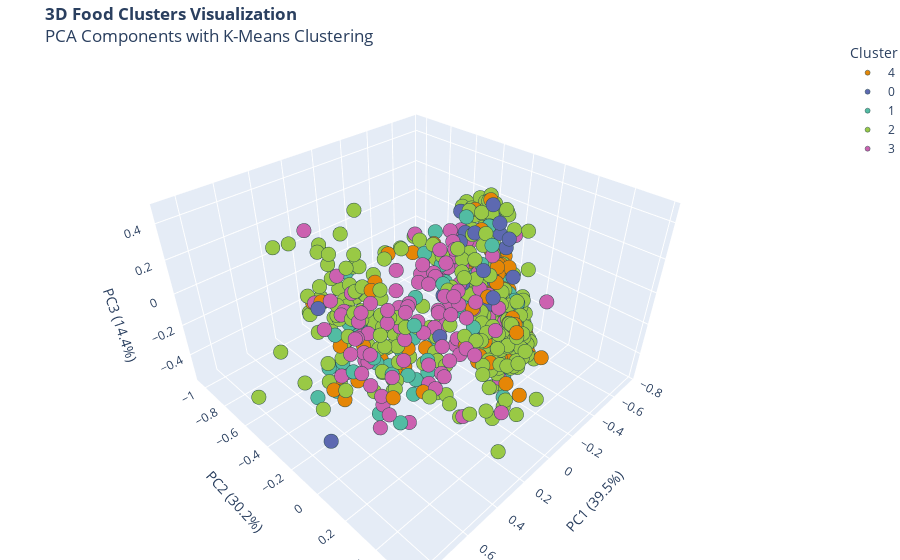

Here is the notebook cell this chart was saved with:
### Code cell
import plotly.express as px
from sklearn.decomposition import PCA

# Create 3D PCA components
pca = PCA(n_components=3)
pca_result = pca.fit_transform(df[features])
df_pca = pd.DataFrame(pca_result, columns=['PC1', 'PC2', 'PC3'])

# Add cluster and food info
df_pca['cluster'] = df['cluster'].astype(str)
df_pca['food_name'] = df['food_name']
df_pca['protein'] = df['protein_g']  # For hover info
df_pca['carbs'] = df['carb_g']       # For hover info

# Create interactive 3D plot
fig = px.scatter_3d(
    df_pca,
    x='PC1',
    y='PC2',
    z='PC3',
    color='cluster',
    hover_name='food_name',
    hover_data=['protein', 'carbs'],
    color_discrete_sequence=px.colors.qualitative.Vivid,
    title='<b>3D Food Clusters Visualization</b><br>PCA Components with K-Means Clustering'
)

# Update layout with proper closing
fig.update_layout(
    scene=dict(
        xaxis_title=f'PC1 ({pca.explained_variance_ratio_[0]*100:.1f}%)',
        yaxis_title=f'PC2 ({pca.explained_variance_ratio_[1]*100:.1f}%)',
        zaxis_title=f'PC3 ({pca.explained_variance_ratio_[2]*100:.1f}%)'
    ),
    margin=dict(l=0, r=0, b=0, t=40),
    legend_title_text='Cluster'
)

# Update markers with complete syntax
fig.update_traces(
    marker=dict(
        size=5,
        line=dict(width=0.5, color='DarkSlateGrey')
    )
)

fig.show()

### Figure 1 — Plotly figure (JSON) as saved in the notebook; plotly's stock layout.template omitted (floating-point values rounded to 4 significant figures; data arrays with more than 128 entries replaced by an {"elided": "..."} marker saying what was removed)
{"data": [{"customdata": {"elided": "127x2 float values"}, "hovertemplate": "<b>%{hovertext}</b><br><br>cluster=4<br>PC1=%{x}<br>PC2=%{y}<br>PC3=%{z}<br>protein=%{customdata[0]}<br>carbs=%{customdata[1]}<extra></extra>", "hovertext": ["Palak Paneer", "Samosa", "Paneer Tikka", "Aloo Gobi", "Idli", "Palak Chaat", "Saag Aloo", "Methi Paratha", "Kachori", "Chutney Sandwich", "Dahi Puri", "Lassi", "Bhindi Masala", "Aloo Methi", "Chilla", "Dal Fry", "Boondi Raita", "Pineapple Raita", "Vegetable Samosa", "Aloo Gajar Methi", "Laal Gobi Sabzi", "Turai (Ridge Gourd) Sabzi", "Amaranth Leaves (Chaulai) Sabzi", "Kaddu Ki Sabzi (Pumpkin)", "Cluster Beans (Gawar) Sabzi", "Bottle Gourd (lauki) with Moong Dal", "Okra (Bhindi) Masala", "Carrot and Peas Sabzi", "Brinjal (Baingan) Bharta", "Gobi (Cauliflower) Masala", "Palak (Spinach) and Toor Dal", "Shorba (Spinach Soup)", "Arbi (Colocasia) Masala", "Chow Chow (Chayote) Sabzi", "Kundru (Ivy Gourd) Masala", "Palak Puri", "Tomato Chutney with Bottle Gourd", "Lauki (Bottle Gourd) and Masoor Dal", "Beetroot and Carrot Salad", "Cabbage and Peas Sabzi", "Green Beans and Potato Sabzi", "Raw Mango and Spinach Salad", "Bitter Gourd (Karela) Stir Fry", "Karela (Bitter Gourd) with Onion", "Chow Chow (Chayote) Salad", "Chana Dal with Bottle Gourd", "Green Mango and Cucumber Salad", "Aloo-Gobhi (Potato-Cauliflower)", "Tomato and Onion Salad", "Masala Lauki", "Karela and Onion Stir Fry", "Radish (Mooli) and Moong Dal", "Spinach and Tomato Soup", "Methi and Aloo (Fenugreek and Potato) Curry", "Spicy Vegan Chickpea Wrap", "Bhakri", "Pitla", "Pohe", "Chutney", "Shengdana chutney", "Mango Mastani", "Maharashtrian Bhaji", "Karvande", "Alu Patra", "Kairi Chi Koshimbir", "Pohe Shira", "Chana Sookha", "Amti", "Batata Bhaji", "Shukto", "Beguni Bhaja", "Kolar Bora", "Papad Bhaja", "Pui Shaak Bhaja", "Roshogolla", "Chamcham", "Shondesh", "Bengali Sandesh", "Chomchom", "Bengali Baingan Bhaja", "Bengali Sondesh", "Dimer Bora", "Beguni", "Gujarati Kadhi", "Chakri", "Garlic Chutney", "Chaas", "Farsan", "Gathiya", "Khaman", "Papad", "Gajjar Halwa", "Vrat Wale Aloo", "Gujarati Bhindi", "Sev Khamani", "Methi Na Gota", "Gujarati Chaas", "Khaman Dhokla", "Bhajiya", "Masala Papad", "Papad Ki Sabzi", "Lehsun Ki Chutney", "Dosa", "Sambar", "Chutney Powder", "Chana Sundal", "Curd Vada", "Tomato Rasam", "Masala Buttermilk", "Steamed Idli", "Chettinad Idli", "Coconut Chutney", "Peerkangai Thogayal", "Neer Dosa", "Thakkali Rasam", "Steamed Rice", "Neer Mor", "Potato Masala", "Peanut Sundal", "Tomato Thokku", "Cucumber Pachadi", "Tandoori Roti", "Chapati", "Poori", "Lassi with Mint", "Lassi with Fruit", "Roti"], "legendgroup": "4", "marker": {"color": "rgb(229, 134, 6)", "line": {"color": "DarkSlateGrey", "width": 0.5}, "size": 5, "symbol": "circle"}, "mode": "markers", "name": "4", "scene": "scene", "showlegend": true, "type": "scatter3d", "x": [-0.2621, -0.3033, -0.2501, -0.4154, -0.3688, -0.4566, -0.3985, -0.3012, -0.364, -0.4033, -0.3688, -0.4982, -0.4624, -0.3832, -0.3985, -0.2461, -0.505, -0.4214, -0.3404, -0.2547, -0.3419, -0.4614, -0.3891, -0.2988, -0.3039, -0.5971, -0.3828, 0.08033, -0.1854, -0.2691, -0.5477, -0.3828, -0.2679, -0.4047, -0.3179, -0.4654, -0.2264, 0.06956, -0.2059, -0.2932, -0.6004, -0.2075, -0.07897, -0.6096, -0.2181, -0.6058, -0.2839, -0.06544, -0.3139, -0.2187, -0.2265, -0.08794, -0.2501, -0.02881, 0.6419, -0.04807, -0.2959, 0.1115, -0.1738, -0.2368, 0.06096, 0.1514, -0.208, -0.4545, 0.4203, 0.3312, 0.2385, -0.174, 0.5504, -0.4102, -0.1715, 0.6097, 0.3055, -0.5992, -0.1635, 0.3432, 0.4456, -0.43, -0.1651, 0.511, -0.06862, 0.6119, -0.2533, -0.00197, 0.1405, -0.5498, -0.3357, -0.1047, -0.1408, 0.1746, -0.2058, -0.1184, -0.3893, -0.1345, -0.2142, -0.03047, -0.1706, 0.06027, 0.04152, -0.1098, -0.1109, 0.08915, 0.1647, -0.1667, -0.02812, -0.27, 0.4932, -0.04188, -0.2465, -0.08453, 0.1052, -0.151, -0.07966, 0.05346, 0.4461, -0.4793, -0.2281, -0.1139, 0.1647, -0.3686, -0.4213, 0.2991, -0.1691, -0.008885, 0.0875, 0.2203, 0.3905], "y": [-0.3428, 0.005475, -0.5644, -0.1422, 0.01949, -0.137, -0.07522, 0.04035, 0.03635, -0.09255, -0.0481, -0.1591, -0.1414, -0.06252, -0.2613, -0.1107, -0.2285, -0.0699, -0.01128, -0.008078, -0.008496, -0.07805, -0.1092, 0.004959, -0.09862, -0.2877, -0.09752, -0.1372, -0.008536, -0.1691, -0.2138, -0.1025, -0.03379, -0.1178, -0.005485, -0.1238, -0.02382, 0.229, 0.1648, -0.02387, -0.1777, 0.02156, -0.01507, -0.2035, -0.1229, -0.2763, 0.05507, 0.28, -0.02993, 0.05645, -0.06641, 0.2222, -0.01051, 0.3108, 0.2203, 0.2937, 0.2454, 0.2437, -0.01115, 0.1935, 0.1935, 0.3353, 0.3777, -0.05521, -0.2903, -0.009646, -0.1305, 0.1268, -0.3053, -0.04712, -0.02209, -0.2393, -0.1069, -0.07202, 0.1133, -0.1904, 0.202, -0.02236, -0.09439, -0.2919, 0.1161, -0.1545, 0.1817, 0.4107, 0.2878, -0.2201, -0.002596, 0.1478, 0.2029, 0.2317, 0.0135, 0.2137, 0.1578, 0.2084, 0.08755, 0.2929, 0.2088, 0.3954, 0.3368, 0.2715, 0.129, 0.3416, 0.4404, 0.2196, 0.2885, 0.1304, -0.137, 0.314, 0.09334, 0.2696, 0.2063, 0.08368, 0.1902, 0.3459, -0.5065, -0.0543, 0.1056, 0.1358, 0.1957, -0.2273, -0.1703, -0.8031, -0.01884, -0.177, -0.3998, -0.3551, -0.1849], "z": [-0.02336, -0.133, -0.03152, 0.093, 0.07806, 0.01892, 0.04119, -0.01849, -0.0515, -0.08043, -0.1062, -0.2433, 0.01541, 0.05365, -0.0501, 0.1161, -0.1321, 0.03196, -0.0556, -0.03528, -0.05122, -0.03349, -0.1588, 0.06331, -0.05181, -0.2173, -0.005228, -0.2869, 0.01987, 0.1247, 0.01173, -0.1371, 0.04271, -0.02989, -0.1849, -0.1108, -0.01802, 0.2123, -0.1113, -0.04769, -0.03767, 0.01033, 0.08463, -0.04724, 0.01544, -0.003466, 0.00378, 0.05097, -0.02704, 0.1622, 0.04937, -0.01263, -0.03028, 0.03981, -0.01554, -0.055, -0.316, -0.09542, -0.1736, -0.3121, -0.1904, -0.05608, -0.2177, -0.3188, -0.3977, -0.0703, -0.3139, -0.1987, -0.3339, -0.1182, -0.01697, -0.3008, -0.3199, -0.3351, -0.2458, -0.2402, -0.1268, -0.1555, -0.1498, -0.1146, 0.04686, -0.3059, -0.003701, -0.3092, 0.03513, -0.1631, -0.1729, -0.1246, -0.1399, 0.2052, -0.18, -0.1459, -0.2924, -0.1174, 0.01599, -0.1124, -0.0385, 0.09873, -0.02088, -0.04575, -0.01605, -0.05895, -0.1054, 0.006558, 0.04516, -0.05197, -0.03415, 0.04459, -0.002064, -0.03569, -0.1065, -0.125, -0.1957, -0.06155, 0.005053, -0.05608, -0.1195, 0.158, -0.03028, 0.3203, 0.3762, -0.2227, 0.3602, 0.2855, 0.1742, 0.08661, 0.2022]}, {"customdata": [[0.2367, 0.7632], [0.2796, 0.5844], [0.2104, 0.6031], [0.1227, 0.4397], [0.26, 0.4658], [0.2318, 0.6921], [0.144, 0.516], [0.234, 0.5869], [0.2829, 0.6081], [0.3067, 0.5495], [0.1732, 0.6898], [0.106, 0.4558], [0.2333, 0.3484], [0.1498, 0.4026], [0.294, 0.4916], [0.2778, 0.4265], [0.3501, 0.4181], [0.3244, 0.62], [0.16, 0.5733], [0.1805, 0.6467], [0.24, 0.5733], [0.1557, 0.6375], [0.2925, 0.6288], [0.252, 0.516]], "hovertemplate": "<b>%{hovertext}</b><br><br>cluster=0<br>PC1=%{x}<br>PC2=%{y}<br>PC3=%{z}<br>protein=%{customdata[0]}<br>carbs=%{customdata[1]}<extra></extra>", "hovertext": ["Chole Bhature", "Dal Tadka", "Chana Masala", "Methi Thepla", "Masoor Dal", "Chana Pulao", "Dhokla", "Khichdi", "Dal Makhani", "Chana Dal", "Masala Khichdi", "Patra", "Moong Dal Chilla", "Chana Chaat", "Lentil and Spinach Soup", "Palak (Spinach) and Moong Dal", "Palak and Tofu Curry", "Chickpea and Spinach Wrap", "Thalipeeth", "Khandvi", "Dhokar Dalna", "Handvo", "Chana Daal", "Moong Dal"], "legendgroup": "0", "marker": {"color": "rgb(93, 105, 177)", "line": {"color": "DarkSlateGrey", "width": 0.5}, "size": 5, "symbol": "circle"}, "mode": "markers", "name": "0", "scene": "scene", "showlegend": true, "type": "scatter3d", "x": [0.0952, -0.1294, -0.2096, -0.3993, -0.1957, -0.06211, -0.3396, -0.2372, 0.06934, -0.04414, -0.1669, -0.4046, -0.3009, -0.4101, 0.2279, 0.7345, 0.4361, -0.1189, 0.01111, 0.01191, 0.873, -0.2039, 0.03284, 0.4405], "y": [0.2781, -0.02665, 0.05482, -0.07983, -0.1402, 0.1209, 0.02432, -0.01329, 0.08244, -0.04128, 0.1897, -0.03556, -0.2655, -0.1349, 0.1064, -0.1131, 0.2826, 0.1173, -0.1452, 0.1244, 0.07949, 0.1294, 0.1663, -0.3032], "z": [0.2443, 0.3555, 0.408, 0.2258, 0.2867, 0.03647, 0.2582, 0.4688, 0.2143, 0.3358, 0.1889, 0.1566, 0.32, 0.2933, 0.2377, 0.3148, 0.2248, 0.1572, -0.2128, -0.09605, -0.2052, -0.0506, 0.3057, 0.03549]}, {"customdata": {"elided": "72x2 float values"}, "hovertemplate": "<b>%{hovertext}</b><br><br>cluster=1<br>PC1=%{x}<br>PC2=%{y}<br>PC3=%{z}<br>protein=%{customdata[0]}<br>carbs=%{customdata[1]}<extra></extra>", "hovertext": ["Butter Chicken", "Mutton Rogan Josh", "Chicken Korma", "Chicken Tikka", "Keema Matar", "Chicken Shawarma", "Kadhai Paneer", "Chicken Pakora", "Prawn Curry", "Beef Curry", "Shahi Paneer", "Goat Curry", "Paneer Lababdar", "Chicken Vindaloo", "Methi Malai Murg", "Paneer Bhurji", "Laal Maas", "Shrimp Korma", "Chili Paneer with Capsicum", "Grilled Tofu with Veggie Salad", "Grilled Salmon with Broccoli", "Mutton Seekh Kebab", "Grilled Paneer with Veggie Salad", "Grilled Chicken with Avocado", "Grilled Paneer with Avocado", "Paneer and Broccoli Stir Fry", "Shorshe Ilish", "Macher Jhol", "Chingri Malai Curry", "Shorshe Paturi", "Pora Shorshe Ilish", "Macher Kalia", "Bengali Fish Fry", "Chingri Bhorta", "Shorshe Ilish Bhorta", "Macher Manna", "Chingri Malai", "Chingri Paturi", "Shorshe Bata Macher Jhol", "Chingri Machher Malai", "Shorshe Bhapa Ilish", "Chingri Bhuna", "Sorshe Ilish Bhaja", "Macher Jhol Bhuna", "Bhapa Ilish", "Shrimp Masala", "Bengali Chingri Bhuna", "Lobster Malai Curry", "Doi Maach", "Masala Prawn Curry", "Bengali Macher Kalia", "Sorshe Ilish Bhuna", "Shorshe Bata Macher Bhorta", "Chingri Malai Prawn", "Shorshe Ilish Paturi", "Shorshe Bata Machher Jhol", "Macher Bhorta", "Shorshe Ilish Bhaja", "Macher Paturi", "Bengali Macher Bhorta", "Shorshe Ilish Bhuna", "Bombil Fry", "Gilavati Kebab", "Chettinad Prawn Curry", "Spicy Fish Curry", "Lahori Chicken", "Shami Kebab", "Chicken Seekh Kebab", "Paneer Ke Kebab", "Chicken Malai Kebab", "Murgh Malai Tikka", "Kaladi Kebab"], "legendgroup": "1", "marker": {"color": "rgb(82, 188, 163)", "line": {"color": "DarkSlateGrey", "width": 0.5}, "size": 5, "symbol": "circle"}, "mode": "markers", "name": "1", "scene": "scene", "showlegend": true, "type": "scatter3d", "x": [0.1873, 0.3754, 0.1802, 0.07245, 0.1596, 0.3341, -0.05945, 0.05262, 0.4881, 0.1831, 0.08402, 0.4029, 0.162, 0.2477, 0.1207, 0.2304, 0.3482, 0.1924, -0.4118, 0.471, 0.6723, 0.1964, 0.5287, 0.3215, 0.5396, 0.581, 0.3154, 0.3398, -0.066, -0.1153, -0.1383, 0.3806, 0.2925, -0.38, 0.4405, 0.5842, 0.2503, 0.05646, 0.6869, -0.1367, -0.5784, -0.4061, -0.2241, -0.1371, 0.382, -0.1876, 0.4186, 0.0504, -0.2992, 0.3361, 0.1531, -0.2193, 0.1526, -0.2861, -0.2503, -0.2902, -0.43, -0.1826, -0.2509, -0.05158, -0.2652, -0.095, 0.6375, -0.3498, -0.158, -0.0178, 0.03417, -0.07045, 0.09671, 0.06058, -0.09042, 0.252], "y": [-0.4867, -0.4772, -0.4791, -0.769, -0.4722, -0.439, -0.2054, -0.3166, -0.4374, -0.5156, -0.1147, -0.4302, -0.224, -0.4829, -0.1683, -0.3366, -0.3794, -0.4181, -0.1628, 0.2498, 0.2939, 0.1931, -0.3005, 0.02879, 0.241, 0.03633, 0.009649, -0.1358, 0.04841, 0.1496, 0.1514, -0.1973, -0.1542, -0.03748, -0.1088, -0.2496, -0.1432, 0.3598, -0.268, 0.257, -0.1102, 0.07092, 0.2179, 0.2178, -0.1799, 0.03427, -0.02833, 0.0405, 0.08534, -0.007187, -0.1537, 0.1785, 0.2264, -0.04638, 0.1571, -0.06993, -0.04998, 0.2213, -0.00653, 0.1238, 0.05182, 0.2479, -0.03981, -0.1151, -0.3074, 0.1138, -0.08508, 0.1249, -0.0001257, -0.1702, -0.05046, 0.1255], "z": [-0.2371, -0.4404, -0.3089, -0.1083, -0.2671, -0.157, -0.3755, -0.2615, -0.3615, -0.2862, -0.4402, -0.3694, -0.39, -0.3059, -0.5037, -0.2126, -0.4504, -0.2498, -0.07282, 0.101, -0.08492, 0.2055, -0.0429, 0.2356, 0.3148, 0.05154, -0.3596, -0.2487, 0.1865, -0.05553, 0.04492, -0.1733, -0.3225, -0.2001, -0.4888, -0.3334, -0.2084, -0.3161, -0.3183, -0.01976, -0.2419, -0.2091, -0.2362, -0.394, -0.2325, -0.03132, -0.1862, 0.02976, -0.02066, -0.2329, -0.1913, 0.02475, 0.08521, -0.2076, -0.04272, -0.1287, -0.07673, 0.04766, -0.1902, -0.2171, -0.3319, -0.04341, -0.04015, 0.2731, 0.2405, 0.2928, 0.2254, 0.3747, 0.1978, 0.2638, 0.4457, 0.3193]}, {"customdata": {"elided": "379x2 float values"}, "hovertemplate": "<b>%{hovertext}</b><br><br>cluster=2<br>PC1=%{x}<br>PC2=%{y}<br>PC3=%{z}<br>protein=%{customdata[0]}<br>carbs=%{customdata[1]}<extra></extra>", "hovertext": {"elided": "379 str values"}, "legendgroup": "2", "marker": {"color": "rgb(153, 201, 69)", "line": {"color": "DarkSlateGrey", "width": 0.5}, "size": 5, "symbol": "circle"}, "mode": "markers", "name": "2", "scene": "scene", "showlegend": true, "type": "scatter3d", "x": {"elided": "379 float values"}, "y": {"elided": "379 float values"}, "z": {"elided": "379 float values"}}, {"customdata": {"elided": "122x2 float values"}, "hovertemplate": "<b>%{hovertext}</b><br><br>cluster=3<br>PC1=%{x}<br>PC2=%{y}<br>PC3=%{z}<br>protein=%{customdata[0]}<br>carbs=%{customdata[1]}<extra></extra>", "hovertext": ["Chicken Biryani", "Hyderabadi Biryani", "Mutton Biryani", "Chole Bhature with Soy Protein", "Tofu Stir-Fry with Vegetables", "Vegetable and Tofu Pulao", "Moong Dal with Quinoa", "Chana Dal and Brown Rice", "Masoor Dal with Amaranth", "Vegetable Biryani with Soy Protein", "Chicken Breast with Sweet Potato", "Beef Stir-Fry with Vegetables", "Chicken Korma with Brown Rice", "Paneer Butter Masala with Brown Rice", "Chickpea and Spinach Stir Fry", "Grilled Tofu with Quinoa", "Quinoa and Lentil Salad", "Tempeh and Tofu Stir-Fry", "Vegetable Protein-Packed Soup", "Chicken Shawarma Wrap", "Quinoa and Chickpea Salad", "Vegan Tempeh Stir-Fry with Veggies", "Tofu and Vegetable Stew", "Spicy Chicken Curry with Rice", "Grilled Tofu Wrap", "Paneer and Spinach Wrap", "Tofu and Chickpea Burger", "Chicken and Sweet Potato Salad", "Vegan Lentil Stew with Spinach", "Paneer Bhurji with Quinoa", "Chana and Tofu Salad", "Grilled Chicken with Veggie Rice", "Tofu and Bell Pepper Stir Fry", "Chicken and Avocado Salad", "Tofu and Quinoa Salad", "Chicken Tikka with Brown Rice", "Vegan Lentil Soup with Vegetables", "Chickpea and Tofu Pulao", "Chicken Tandoori with Veggie Salad", "Grilled Tofu with Hummus", "Grilled Tempeh with Steamed Veggies", "Vegetable and Tofu Stir-Fry with Rice", "Paneer and Chickpea Curry", "Vegetable Quesadilla", "Spicy Lentil Tacos", "Chickpea and Cauliflower Stew", "Quinoa and Kale Salad", "Spinach and Potato Croquettes", "Mango Chutney Chicken", "Tofu and Veggie Stir-Fry", "Spicy Mushroom and Tofu Curry", "Grilled Chicken and Avocado Salad", "Lentil and Potato Stew", "Tofu and Vegetable Kebabs", "Palak and Paneer Wrap", "Grilled Salmon Salad", "Chana and Rice", "Vegetable and Tofu Korma", "Paneer and Veggie Stuffed Paratha", "Quinoa and Veggie Stuffed Peppers", "Chickpea and Avocado Toast", "Grilled Chicken Caesar Salad", "Spinach and Mushroom Salad", "Chana and Broccoli Stir-Fry", "Vegetable Sushi Rolls", "Spicy Tofu Tacos", "Grilled Paneer with Green Salad", "Tofu and Broccoli Stir-Fry", "Vegetable Makhani", "Chickpea and Vegetable Patties", "Grilled Tofu with Asparagus", "Vegetable Pakora with Yogurt Dip", "Lentil and Sweet Potato Curry", "Chana and Spinach Sauté", "Paneer and Vegetable Skewers", "Chana Usal", "Shorshe Bata", "Kosha Mangsho", "Bengali Fish Curry", "Bengali Kathi Roll", "Macher Tenga", "Shorshe Bata Bhorta", "Rajma Masala", "Dal Baati Churma", "Masala Baati", "Chettinad Chicken Curry", "Balchao", "Kozhi Varuval", "Chili Paneer", "Chettinad Egg Curry", "South Indian Curry", "Chettinad Fish Curry", "Meen Pollichathu", "Chili Paneer with Rice", "Chettinad Mutton Curry", "Mutton Sukka", "Chettinad Pepper Chicken", "Kozhi Rasam", "Chettinad Egg Fry", "Chettinad Mutton Biryani", "Chettinad Chicken Biryani", "Spicy Fish Fry", "Chettinad Mutton Sukka", "Chettinad Chicken Masala", "Chettinad Prawn Biryani", "Rajma", "Achari Paneer", "Biryani with Raita", "Pakistani Biryani", "Paneer Do Pyaza", "Rajma Chawal", "Matar Paneer", "Chicken Tikka Masala", "Paneer Pasanda", "Vegetable Tikka", "Dal Bati Churma", "Paneer Tikka Masala", "Keema Methi", "Rajma with Rice", "Murg Pulao", "Balti Gosht", "Paneer Makhanwala"], "legendgroup": "3", "marker": {"color": "rgb(204, 97, 176)", "line": {"color": "DarkSlateGrey", "width": 0.5}, "size": 5, "symbol": "circle"}, "mode": "markers", "name": "3", "scene": "scene", "showlegend": true, "type": "scatter3d", "x": [0.3116, 0.5809, 0.3525, 0.3127, 0.2518, 0.3212, -0.02365, 0.3884, 0.4349, 0.3666, 0.4838, 0.7204, 0.2159, 0.4608, -0.006176, 0.3528, 0.3555, 0.674, 0.3955, 0.4826, 0.607, 0.05071, 0.7349, 0.4846, 0.7976, 0.6865, 0.2045, 0.617, 0.4485, 0.5906, 0.576, 0.5242, 0.4638, -0.7516, 0.2886, 0.4876, 0.4925, 0.582, 0.1342, 0.6936, 0.6346, 0.4501, 0.2276, 0.2922, 0.3695, 0.4723, 0.561, 0.1354, 0.01792, 0.1316, 0.1092, 0.262, 0.4793, 0.6574, 0.1919, 0.4121, 0.5185, 0.3257, 0.3272, 0.5248, 0.274, 0.4179, 0.17, 0.4646, 0.6587, 0.4249, 0.587, 0.5971, 0.5576, 0.3227, 0.4321, 0.1737, 0.3232, -0.3424, -0.01899, 0.07218, 0.1192, -0.06167, 0.4222, 0.471, -0.7556, -0.2768, -0.2569, -0.3843, -0.134, -0.08794, -0.6148, 0.3757, -0.07845, -0.01506, 0.01209, 0.44, -0.3802, 0.6024, 0.3019, 0.04199, -0.5163, -0.002009, -0.5596, -0.3497, 0.1466, -0.4625, -0.2026, 0.2225, -0.1049, -0.1673, -0.3569, -0.1547, 0.003594, -0.1057, -0.0268, 0.2025, 0.6297, 0.2769, 0.1377, 0.3647, 0.005582, 0.2549, -0.0359, 0.08374, 0.2039, 0.02307], "y": [0.1084, 0.2516, 0.1401, 0.3221, 0.0799, 0.2781, -0.05742, -0.2975, 0.07698, -0.3085, -0.1103, 0.2224, 0.1147, 0.1824, -0.07639, 0.276, 0.1398, 0.06424, -0.4119, -0.3767, -0.0191, -0.001178, 0.2972, 0.1348, 0.2757, 0.1339, 0.04788, -0.03585, 0.1205, 0.1608, 0.1298, -0.073, -0.302, -0.1488, 0.01523, -0.2946, 0.2457, 0.03457, -0.1239, 0.109, 0.2788, 0.438, 0.2448, 0.2049, 0.2091, 0.3308, -0.09402, 0.3356, 0.1417, 0.1183, 0.09563, 0.2192, 0.264, -0.1005, 0.2603, 0.3189, 0.3415, 0.2032, 0.2137, -0.0982, 0.2573, 0.2549, 0.2341, 0.1287, -0.1951, 0.2423, 0.4474, 0.4411, 0.1044, 0.3774, 0.3333, 0.1163, -0.07084, 0.2831, 0.2734, 0.05857, -0.2924, 0.009422, -0.09985, -0.1605, -0.3228, -0.01858, 0.1485, 0.02237, 0.1531, 0.2222, -0.1938, 0.5758, 0.2402, 0.1808, 0.2148, -0.5725, 0.08165, 0.102, -0.5005, 0.2738, -0.06387, 0.1781, -0.4034, -0.2834, -1.036, -0.395, -0.1324, -0.6615, -0.5495, -0.4634, -0.1175, 0.06918, 0.01686, -0.2021, 0.09128, -0.2228, -0.05913, 0.0281, 0.03664, -0.3638, -0.04336, 0.1697, -0.09827, -0.05121, 0.02526, -0.01396], "z": [-0.2258, -0.1815, -0.2438, 0.1125, 0.3354, 0.3231, 0.2602, 0.1428, 0.09187, -0.1454, 0.04834, -0.1317, 0.2364, 0.2606, 0.1957, 0.3766, 0.3734, 0.03889, -0.4336, 0.09366, 0.2295, 0.09842, 0.008453, 0.2937, 0.3412, 0.02489, 0.2887, 0.1341, 0.3145, 0.02543, 0.3491, -0.0734, 0.06203, -0.4175, 0.2922, 0.05741, 0.2545, 0.3378, 0.201, 0.3874, 0.2172, -0.1054, 0.188, 0.2748, 0.2845, 0.08081, 0.07435, 0.119, 0.189, -0.05246, 0.2366, 0.3322, 0.08948, -0.09109, 0.2616, 0.1042, 0.03453, 0.3298, 0.1883, -0.03323, 0.01885, 0.3207, 0.2002, 0.3091, 0.1205, 0.2436, 0.211, 0.359, 0.262, 0.1157, 0.3592, 0.1606, 0.01983, 0.005569, -0.2983, -0.1582, -0.08691, 0.04981, -0.4338, -0.1506, -0.1653, -0.07971, -0.08164, -0.07697, -0.1105, -0.01263, -0.1635, -0.03764, -0.05179, 0.02426, -0.06269, -0.0382, -0.2785, -0.1144, -0.3009, 0.1597, 0.172, 0.1642, -0.01893, 0.1404, 0.08131, 0.09864, 0.242, -0.01747, -0.0784, 0.1616, 0.271, 0.2602, 0.2479, 0.06193, 0.2325, 0.09156, 0.04368, 0.3829, 0.334, 0.08571, 0.3564, 0.2898, 0.3765, 0.3429, 0.3072, 0.3347]}], "layout": {"legend": {"title": {"text": "Cluster"}, "tracegroupgap": 0}, "margin": {"b": 0, "l": 0, "r": 0, "t": 40}, "scene": {"domain": {"x": [0, 1], "y": [0, 1]}, "xaxis": {"title": {"text": "PC1 (39.5%)"}}, "yaxis": {"title": {"text": "PC2 (30.2%)"}}, "zaxis": {"title": {"text": "PC3 (14.4%)"}}}, "title": {"text": "<b>3D Food Clusters Visualization</b><br>PCA Components with K-Means Clustering"}}}
